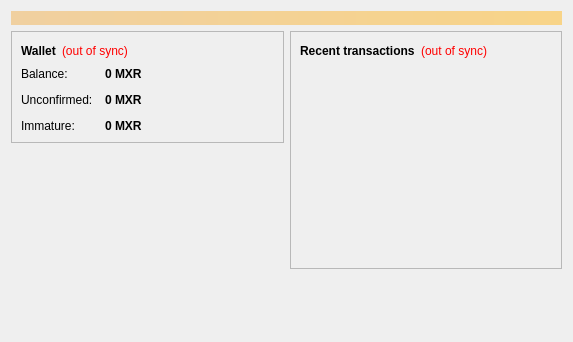
<?xml version="1.0" encoding="UTF-8"?>
<ui version="4.0">
 <class>OverviewPage</class>
 <widget class="QWidget" name="OverviewPage">
  <property name="geometry">
   <rect>
    <x>0</x>
    <y>0</y>
    <width>573</width>
    <height>342</height>
   </rect>
  </property>
  <property name="windowTitle">
   <string>Form</string>
  </property>
  <layout class="QVBoxLayout" name="topLayout">
   <item>
    <widget class="QLabel" name="labelAlerts">
     <property name="visible">
      <bool>false</bool>
     </property>
     <property name="styleSheet">
      <string notr="true">background-color: qlineargradient(x1: 0, y1: 0, x2: 1, y2: 0, stop:0 #F0D0A0, stop:1 #F8D488); color:#000000;</string>
     </property>
     <property name="wordWrap">
      <bool>true</bool>
     </property>
     <property name="margin">
      <number>3</number>
     </property>
    </widget>
   </item>
   <item>
    <layout class="QHBoxLayout" name="horizontalLayout" stretch="1,1">
     <item>
      <layout class="QVBoxLayout" name="verticalLayout_2">
       <item>
        <widget class="QFrame" name="frame">
         <property name="frameShape">
          <enum>QFrame::StyledPanel</enum>
         </property>
         <property name="frameShadow">
          <enum>QFrame::Raised</enum>
         </property>
         <layout class="QVBoxLayout" name="verticalLayout_4">
          <item>
           <layout class="QHBoxLayout" name="horizontalLayout_4">
            <item>
             <widget class="QLabel" name="label_5">
              <property name="font">
               <font>
                <weight>75</weight>
                <bold>true</bold>
               </font>
              </property>
              <property name="text">
               <string>Wallet</string>
              </property>
             </widget>
            </item>
            <item>
             <widget class="QLabel" name="labelWalletStatus">
              <property name="toolTip">
               <string>The displayed information may be out of date. Your wallet automatically synchronizes with the MaxvrCoin network after a connection is established, but this process has not completed yet.</string>
              </property>
              <property name="styleSheet">
               <string notr="true">QLabel { color: red; }</string>
              </property>
              <property name="text">
               <string notr="true">(out of sync)</string>
              </property>
              <property name="alignment">
               <set>Qt::AlignLeading|Qt::AlignLeft|Qt::AlignVCenter</set>
              </property>
             </widget>
            </item>
            <item>
             <spacer name="horizontalSpacer_2">
              <property name="orientation">
               <enum>Qt::Horizontal</enum>
              </property>
              <property name="sizeHint" stdset="0">
               <size>
                <width>40</width>
                <height>20</height>
               </size>
              </property>
             </spacer>
            </item>
           </layout>
          </item>
          <item>
           <layout class="QFormLayout" name="formLayout_2">
            <property name="fieldGrowthPolicy">
             <enum>QFormLayout::AllNonFixedFieldsGrow</enum>
            </property>
            <property name="horizontalSpacing">
             <number>12</number>
            </property>
            <property name="verticalSpacing">
             <number>12</number>
            </property>
            <item row="0" column="0">
             <widget class="QLabel" name="label">
              <property name="text">
               <string>Balance:</string>
              </property>
             </widget>
            </item>
            <item row="0" column="1">
             <widget class="QLabel" name="labelBalance">
              <property name="font">
               <font>
                <weight>75</weight>
                <bold>true</bold>
               </font>
              </property>
              <property name="cursor">
               <cursorShape>IBeamCursor</cursorShape>
              </property>
              <property name="toolTip">
               <string>Your current balance</string>
              </property>
              <property name="text">
               <string notr="true">0 MXR</string>
              </property>
              <property name="textInteractionFlags">
               <set>Qt::LinksAccessibleByMouse|Qt::TextSelectableByKeyboard|Qt::TextSelectableByMouse</set>
              </property>
             </widget>
            </item>
            <item row="1" column="0">
             <widget class="QLabel" name="label_3">
              <property name="text">
               <string>Unconfirmed:</string>
              </property>
             </widget>
            </item>
            <item row="1" column="1">
             <widget class="QLabel" name="labelUnconfirmed">
              <property name="font">
               <font>
                <weight>75</weight>
                <bold>true</bold>
               </font>
              </property>
              <property name="cursor">
               <cursorShape>IBeamCursor</cursorShape>
              </property>
              <property name="toolTip">
               <string>Total of transactions that have yet to be confirmed, and do not yet count toward the current balance</string>
              </property>
              <property name="text">
               <string notr="true">0 MXR</string>
              </property>
              <property name="textInteractionFlags">
               <set>Qt::LinksAccessibleByMouse|Qt::TextSelectableByKeyboard|Qt::TextSelectableByMouse</set>
              </property>
             </widget>
            </item>
            <item row="2" column="0">
             <widget class="QLabel" name="labelImmatureText">
              <property name="text">
               <string>Immature:</string>
              </property>
             </widget>
            </item>
            <item row="2" column="1">
             <widget class="QLabel" name="labelImmature">
              <property name="font">
               <font>
                <weight>75</weight>
                <bold>true</bold>
               </font>
              </property>
              <property name="toolTip">
               <string>Mined balance that has not yet matured</string>
              </property>
              <property name="text">
               <string notr="true">0 MXR</string>
              </property>
              <property name="textInteractionFlags">
               <set>Qt::LinksAccessibleByMouse|Qt::TextSelectableByKeyboard|Qt::TextSelectableByMouse</set>
              </property>
             </widget>
            </item>
           </layout>
          </item>
         </layout>
        </widget>
       </item>
       <item>
        <spacer name="verticalSpacer">
         <property name="orientation">
          <enum>Qt::Vertical</enum>
         </property>
         <property name="sizeHint" stdset="0">
          <size>
           <width>20</width>
           <height>40</height>
          </size>
         </property>
        </spacer>
       </item>
      </layout>
     </item>
     <item>
      <layout class="QVBoxLayout" name="verticalLayout_3">
       <item>
        <widget class="QFrame" name="frame_2">
         <property name="frameShape">
          <enum>QFrame::StyledPanel</enum>
         </property>
         <property name="frameShadow">
          <enum>QFrame::Raised</enum>
         </property>
         <layout class="QVBoxLayout" name="verticalLayout">
          <item>
           <layout class="QHBoxLayout" name="horizontalLayout_2">
            <item>
             <widget class="QLabel" name="label_4">
              <property name="text">
               <string>&lt;b&gt;Recent transactions&lt;/b&gt;</string>
              </property>
             </widget>
            </item>
            <item>
             <widget class="QLabel" name="labelTransactionsStatus">
              <property name="toolTip">
               <string>The displayed information may be out of date. Your wallet automatically synchronizes with the MaxvrCoin network after a connection is established, but this process has not completed yet.</string>
              </property>
              <property name="styleSheet">
               <string notr="true">QLabel { color: red; }</string>
              </property>
              <property name="text">
               <string notr="true">(out of sync)</string>
              </property>
              <property name="alignment">
               <set>Qt::AlignRight|Qt::AlignTrailing|Qt::AlignVCenter</set>
              </property>
             </widget>
            </item>
            <item>
             <spacer name="horizontalSpacer">
              <property name="orientation">
               <enum>Qt::Horizontal</enum>
              </property>
              <property name="sizeHint" stdset="0">
               <size>
                <width>40</width>
                <height>20</height>
               </size>
              </property>
             </spacer>
            </item>
           </layout>
          </item>
          <item>
           <widget class="QListView" name="listTransactions">
            <property name="styleSheet">
             <string notr="true">QListView { background: transparent; }</string>
            </property>
            <property name="frameShape">
             <enum>QFrame::NoFrame</enum>
            </property>
            <property name="verticalScrollBarPolicy">
             <enum>Qt::ScrollBarAlwaysOff</enum>
            </property>
            <property name="horizontalScrollBarPolicy">
             <enum>Qt::ScrollBarAlwaysOff</enum>
            </property>
            <property name="selectionMode">
             <enum>QAbstractItemView::NoSelection</enum>
            </property>
           </widget>
          </item>
         </layout>
        </widget>
       </item>
       <item>
        <spacer name="verticalSpacer_2">
         <property name="orientation">
          <enum>Qt::Vertical</enum>
         </property>
         <property name="sizeHint" stdset="0">
          <size>
           <width>20</width>
           <height>40</height>
          </size>
         </property>
        </spacer>
       </item>
      </layout>
     </item>
    </layout>
   </item>
  </layout>
 </widget>
 <resources/>
 <connections/>
</ui>
